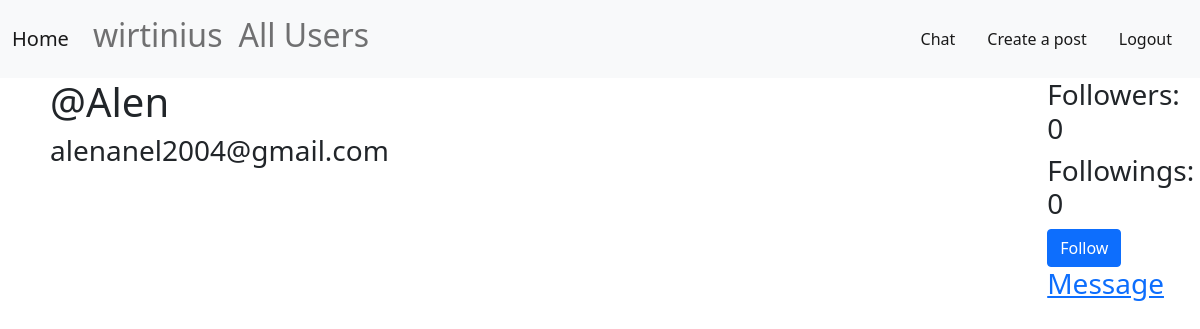
/user-post/3 (signed in), run on the app's committed database.
### SocialMedia/models.py (models this page shows, shortened)
class User(AbstractUser):
    first_name = models.CharField(max_length=30)
    second_name = models.CharField(max_length=30)
    bio_info = models.TextField(null=True, blank=True)
    follower = models.ManyToManyField('self', symmetrical=False, related_name='user_follower', null=True)
    following = models.ManyToManyField('self', symmetrical=False, related_name='user_following', null=True)

### SocialMedia/views.py (the view)
# urls.py: path("user-post/<str:pk>", UserPost, name="user-post"),
@login_required(login_url='login')
def UserPost(request, pk):
    is_followed = False
    user = User.objects.get(id=pk)
    posts = user.post_set.all()
    for follower in user.follower.all():
        if follower == request.user:
            is_followed = True
    context = {
        'posts': posts,
        'user_post': user,
        'is_followed': is_followed,
        }
    return render(request, "SocialMedia/user/posts_user.html", context=context)

### SocialMedia/templates/SocialMedia/user/posts_user.html (shortened to what this page needs)
{% extends 'SocialMedia/base.html' %}
{% block content %}
<div class="profile">
    <div class="user-profile">
        <h1>@{{user_post.username}}</h1>
        <h3>{{user_post.email}}</h3>
    </div>
    <div class="posts">
    </div>
    <div>
        <h3>Followers: {{user_post.follower.all.count}}</h3>
        <h3>Followings: {{user_post.following.all.count}}</h3>
        {% if request.user.id != user_post.id %}
            {% if not is_followed %}
                    <button type="button" class="btn btn-primary" onclick="window.location.href='{% url 'follow' user_post.id %}'" >Follow</button>
            {% else %}
                <button type="button" class="btn btn-danger" onclick="window.location.href='{% url 'unfollow' user_post.id %}'" >Unfollow</button>
            {% endif %}
        {% endif %}
        {% if request.user.id != user_post.id %}
            <h3><a href="{% url 'chat' user_post.id %}">Message</a></h3>
        {% endif %}
    </div>
</div>
{% endblock %}

### SocialMedia/templates/SocialMedia/includes/navbar.html (shortened to what this page needs)
<nav class="navbar navbar-expand-lg navbar-light bg-light">
    <div class="container-fluid">
      <a class="navbar-brand" href="{% url 'home' %}">Home</a>
      <div class="collapse navbar-collapse" id="navbarText">
        <ul class="navbar-nav me-auto mb-2 mb-lg-0">
            {% if user.is_authenticated %}
                <li class="nav-item active">
                    <a class="nav-link" href="{% url 'user-post' user.id %}"><h2>{{user.username}}</h2></a>
                </li>
            {% endif %}
            <li class="nav-item active">
                <a class="nav-link" href="{% url 'all-users' %}"><h2>All Users</h2></a>
            </li>
        </ul>
        <span class="navbar-text">
            <a href="#" class="nav-link">Chat</a>
        </span>
        {% if user.is_authenticated %}
            <span class="navbar-text">
                <a href="{% url 'post-form' %}" class="nav-link">Create a post</a>
            </span>
            <span class="navbar-text">
                <a href="{% url 'logout' %}" class="nav-link">Logout</a>
            </span>
        {% endif %}
      </div>
    </div>
  </nav>

### SocialMedia/templates/SocialMedia/user/posts_user.html (style rules this page uses)
.profile { display: grid; grid-template-columns: 1fr 3fr 1fr; }
.user-profile { padding: 0 200px 0 50px; }

### data on the page
User: username "wirtinius"
User: username "Alen", email "alenanel2004@gmail.com", follower.all.count "0", following.all.count "0"
